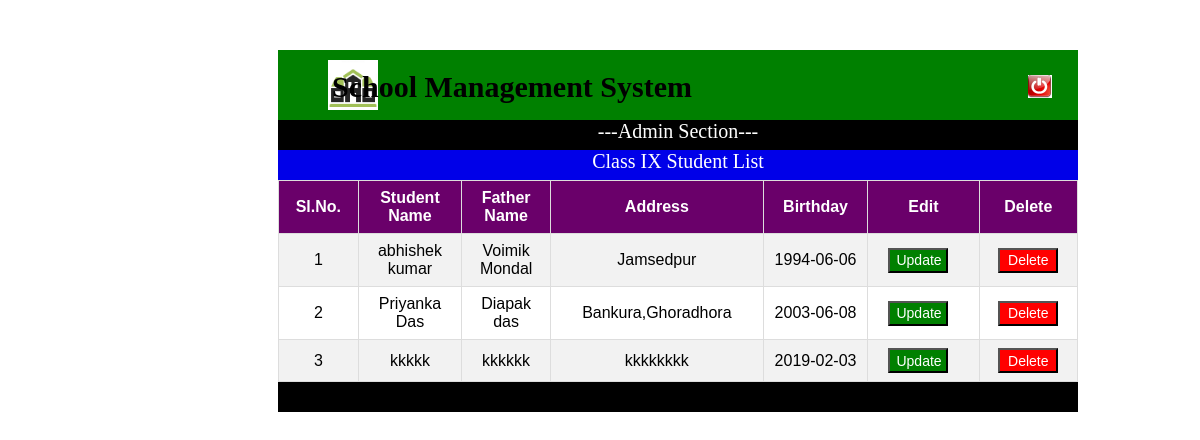
/tab_nine.php, run on the app's committed database.
### tables this page shows
CREATE TABLE `class_nine` (
  `id` int(11) NOT NULL,
  `sname` varchar(100) NOT NULL,
  `gender` varchar(25) NOT NULL,
  `fname` varchar(100) NOT NULL,
  `mname` varchar(100) NOT NULL,
  `address` text NOT NULL,
  `pin` int(8) NOT NULL,
  `mail` varchar(255) NOT NULL,
  `mobile` varchar(100) NOT NULL,
  `dob` varchar(100) NOT NULL,
  `age` varchar(10) NOT NULL,
  `school` varchar(255) NOT NULL,
  `tong` varchar(255) NOT NULL,
  `religian` varchar(100) NOT NULL,
  `income` varchar(100) NOT NULL,
  `bang` int(3) NOT NULL,
  `eng` int(3) NOT NULL,
  `math` int(3) NOT NULL,
  `phy` int(3) NOT NULL,
  `geo` int(3) NOT NULL,
  `his` int(3) NOT NULL,
  `total` int(10) NOT NULL,
  `date_time` varchar(100) NOT NULL
);

### tab_nine.php (the view, shortened to what this page needs)
<!DOCTYPE html>
<html>
<head>
	<link rel="stylesheet" type="text/css" href="">
	<link rel="stylesheet" type="text/css" href="button2.css">
</head>
<body class="back">
	<div class="header">
	<div class="header_logo"><a href="admin_profile.php"> <img src="slicon.png" style="width: 50px; height: 50px; margin-top: 10px;"></a></div>
	<div class="header_beack"> <a href="logout_add.php"><img src="logouts.png" style="margin-left: 650px; margin-top: 25px;"></a></div>
	</div>
	<div class="header_name">School Management System</div>
	<div class="admin"> ---Admin Section---</div>
	<div class="hd">Class IX Student List</div>
<div class="fm">
<table id="customers">
  <tr>
  	<th>Sl.No.</th>
    <th>Student Name</th>
    <th>Father Name</th>
    <th>Address</th>
    <th>Birthday</th>
    <th>Edit</th>
     <th>Delete</th>
  </tr>
  <?php
include "connection.php";
$qer=mysqli_query($conn,"select * from class_nine ");
$c='1';
while($res=mysqli_fetch_assoc($qer))
{
?>
<tr>
	<td class="tdh" style="width: 10px;"><?php echo $c++;?></td>
	 <td class="tdh"><?php echo $res['sname'];  ?></td>
	  <td class="tdh"><?php echo $res['fname'];  ?></td>
	   <td class="tdh"><?php echo $res['address'];  ?></td>
	    <td class="tdh"><?php echo $res['dob'];  ?></td>
	    <td style="text-align: center;">
	    	<a href="tab_nine_update.php?id=<?php echo $res['id']; ?>">
	    	<input type="button" name="" value="Update" class="tdb"></a></td>
      <td style="text-align: center;"><a href="tab_nine_delete.php?id=<?php echo $res['id']; ?>" ><input type="button" name="" value="Delete" class="tdd" ></a></td>
</tr>
   <?php } ?>
</table>
</div>
         <div class="admin"></div>
</body>
</html>

### tab_nine.php (style rules this page uses)
.header { height: 70px; width: 800px; background-color: green; margin-left: 270px; margin-top: 50px; }
.header_logo { float: left; margin-left: 50px; }
.header_name { float: right; font-size: 30px; margin-top: -50px; margin-right: 500px; font-weight: bold; }
.admin { height: 30px; width: 800px; background: black; margin-left: 270px; color: white; font-size: 20px; text-align: center; }
.hd { height: 30px; width: 800px; background: #0000e8; margin-left: 270px; color: white; font-size: 20px; text-align: center; }
#customers { font-family: "Trebuchet MS", Arial, Helvetica, sans-serif; border-collapse: collapse; width: 100%; }
#customers td, #customers th { border: 1px solid #ddd; padding: 8px; }
#customers tr:nth-child(even) { background-color: #f2f2f2; }
#customers th { padding-top: 8px; padding-bottom: 8px; text-align: center; background-color: #6a006a; color: white; width: 20px; }
.fm { width: 800px; margin-left: 270px; }
.tdh { text-align: center; }
.tdb { text-align: center; height: 25px; width: 60px; font-size: 14px; cursor: pointer; background-color: green; color: white; margin-right: 10px; }
.tdd { text-align: center; height: 25px; width: 60px; font-size: 14px; cursor: pointer; background-color: red; color: white; }

### data on the page
class_nine: sname "abhishek kumar", fname "Voimik Mondal", address "Jamsedpur", dob "1994-06-06"
class_nine: sname "Priyanka Das", fname "Diapak das", address "Bankura,Ghoradhora", dob "2003-06-08"
class_nine: sname "kkkkk", fname "kkkkkk", address "kkkkkkkk", dob "2019-02-03"
